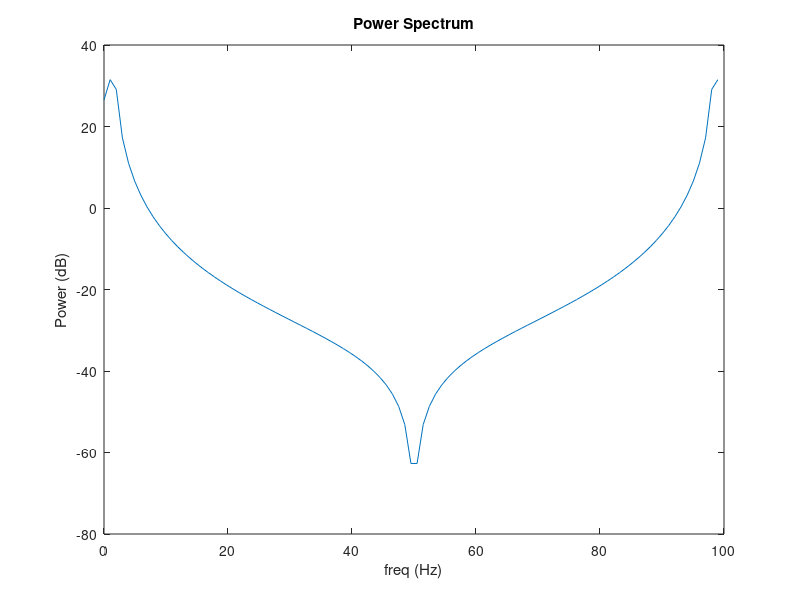

Write the MATLAB code that produced this figure.
echo on
t=[0:0.01:1];   f=1.5;
y=sin(2*pi*f*t);           % 1.5 Hz Sine wave
pause;
plot(y);
pause;
plot(t,y);
pause
plot( fft(y) );
pause
plot( abs(fft(y)) );
pause

% How about a reasonable frequency axis?
freq = [0:length(y)-1] * 100 / length(y);     % Why is 100 the max frequency?
plot( freq, abs(fft(y)) );
pause;

% We usually like to see values ni dB:
plot( freq, 20*log10(abs(fft(y))) )
title( 'Power Spectrum');
xlabel( 'freq (Hz)' );      ylabel( 'Power (dB)' );
echo off
